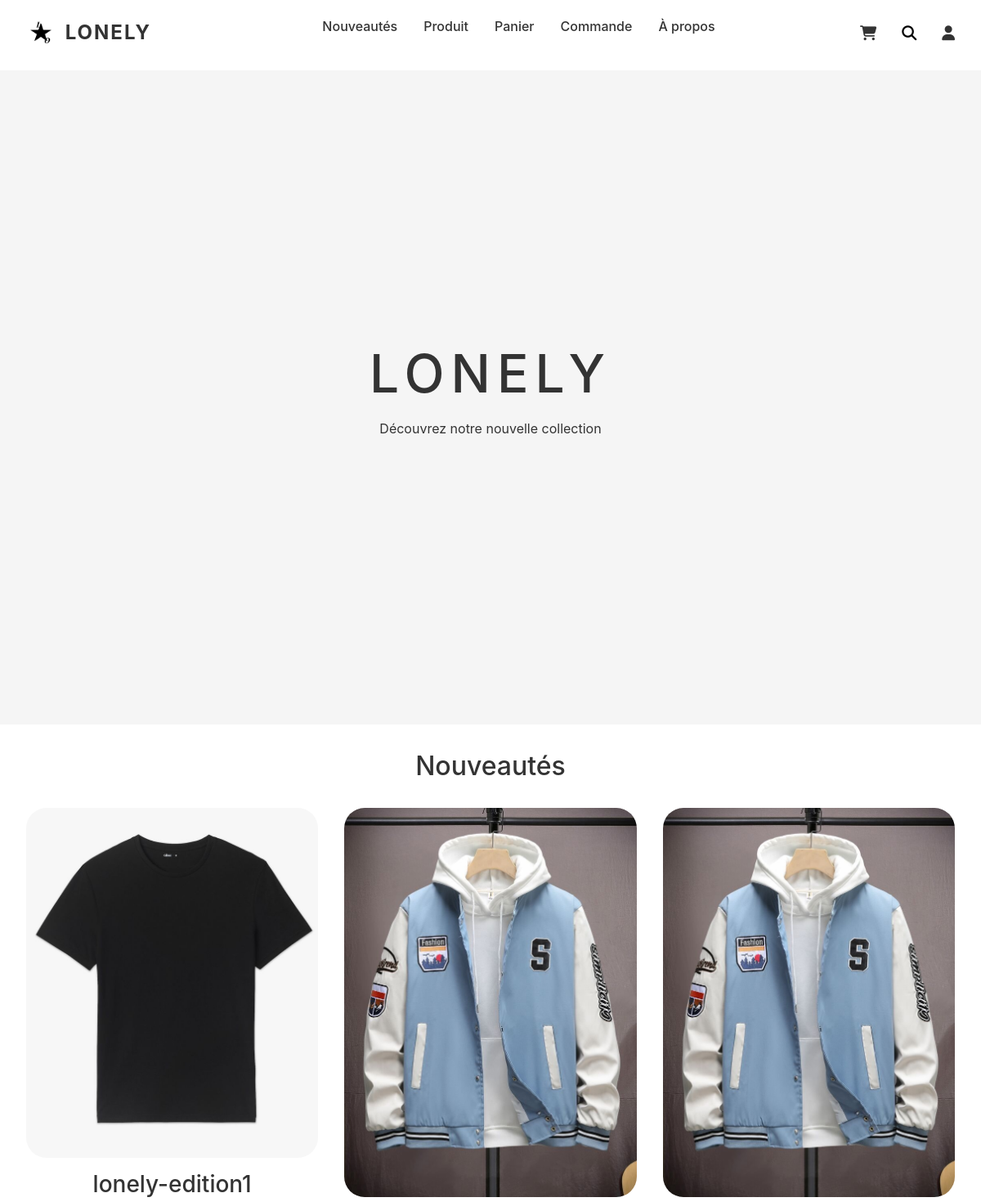
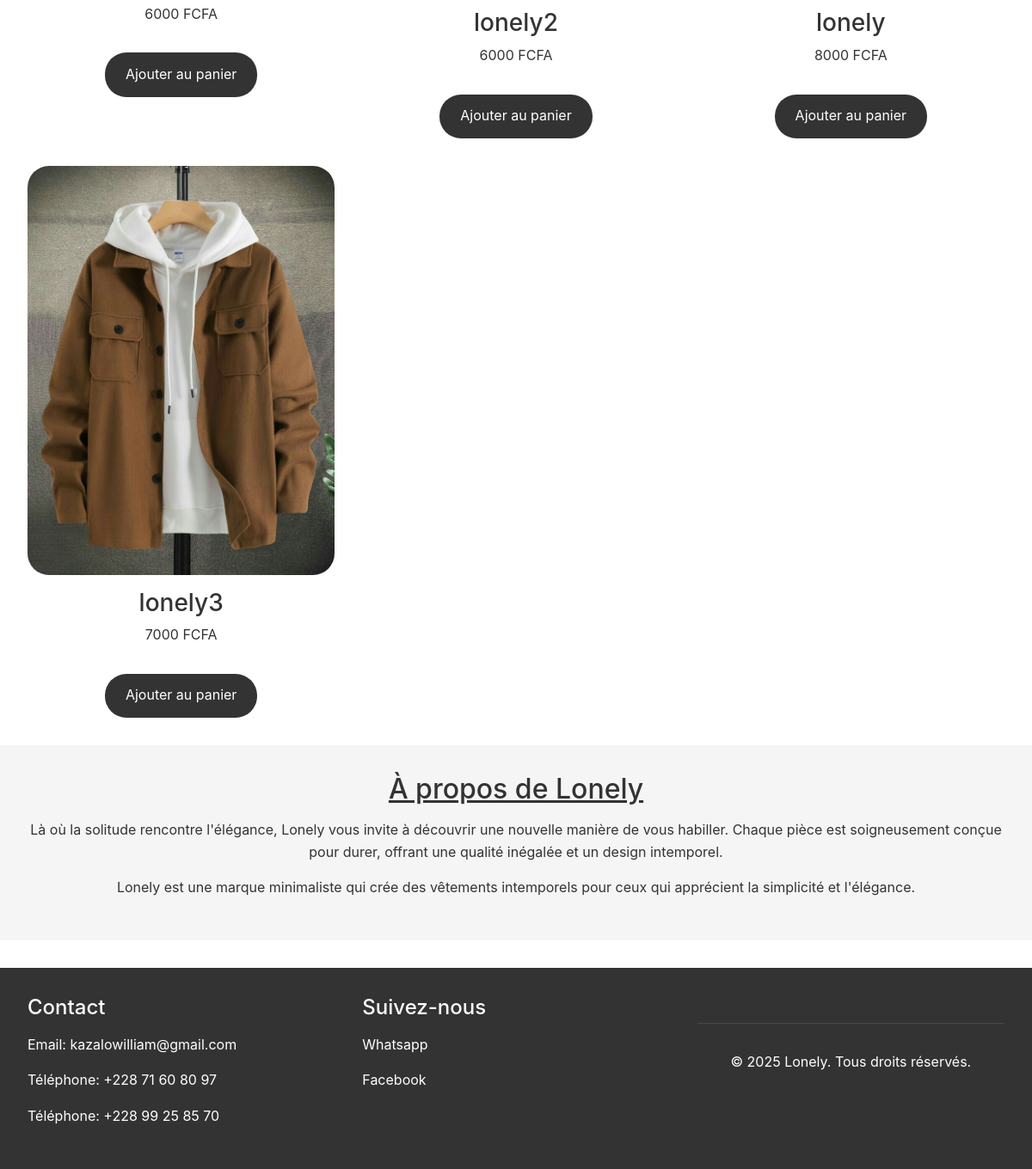
The page / on the database its author committed (2 pictures, top to bottom).
### app/models.py (models this page shows, shortened)
class Product(models.Model):
    category = models.ForeignKey(Category, on_delete=models.CASCADE, related_name='products')
    name = models.CharField(max_length=200)
    description = models.TextField(blank=True, null=True)
    price = models.IntegerField()
    image = models.ImageField(upload_to='products/', blank=True, null=True)
    stock = models.PositiveIntegerField(default=0)
    sizes = models.CharField(max_length=100, default='S,M,L,XL,XXL', blank=True)

### app/views.py (the view)
# urls.py: path('', views.index, name='index'),
def index(request):
    produits = Product.objects.all()  # Récupère tous les produits
    return render(request, 'index.html', {'produits': produits})

### app/templates/index.html (shortened to what this page needs)
{% load static %}
<!DOCTYPE html>
<html lang="fr">
  <head>
    <link rel="stylesheet" href="https://cdnjs.cloudflare.com/ajax/libs/font-awesome/6.7.2/css/all.min.css"
 />
    <link href="https://cdn.jsdelivr.net/npm/bootstrap@5.0.2/dist/css/bootstrap.min.css" rel="stylesheet"
>
    <link rel="stylesheet" href="{% static 'style/style1.css' %}" />
    <link rel="stylesheet" href="{% static 'style/style.css' %}" />
  </head>
  <body>
    <header>
      <nav>
        <div class="logo">
            <img src="{% static 'image/logo.png' %}" alt="Lonely Logo" style="width: 40px; height: 40px; object-fit: contain;">
            LONELY
        </div>
        <ul class="nav-links">
          <li><a href="#nouveautes">Nouveautés</a></li>
          <li><a href="{% url 'produit' %}">Produit</a></li>
          <li><a href="{% url 'panier' %}">Panier</a></li>
          <li><a href="{% url 'commande' %}">Commande</a></li>
          <li><a href="#apropos">À propos</a></li>
        </ul>
        <div class="icons">
                <a href="{% url 'panier' %}">
                    <i class="fa-solid fa-cart-shopping"></i>
                </a>
                <div class="input-wrapper">
                    <button type="button" class="icon">
                        <i class="fa-solid fa-magnifying-glass"></i>
                    </button>
                    <input placeholder="search..." class="input" name="text" type="text">
                </div>
                    {% if user.is_authenticated %}
            <div class="user-profile-button">
                <a href="#" class="user-initial" style="background-color: #4285f4; color: white; width: 35px; height: 35px; border-radius: 50%; display: flex; align-items: center; justify-content: center; text-decoration: none; font-weight: 500; box-shadow: 0 2px 4px rgba(0,0,0,0.2);">
                    {{ user.username|first|upper }}
                </a>
                <div class="user-dropdown" style="display: none; position: absolute; background: white; box-shadow: 0 2px 10px rgba(0,0,0,0.1); border-radius: 8px; margin-top: 5px; padding: 8px 0;">
                    <a href="#profile" style="display: block; padding: 8px 16px; color: #333; text-decoration: none;">Profile</a>
                    <a href="{% url 'logout' %}" style="display: block; padding: 8px 16px; color: #333; text-decoration: none;">Déconnexion</a>
                </div>
            </div>
    {% else %}
            <a href="{% url 'login' %}" class="login-button" style="text-decoration: none;">
                <i class="fa-solid fa-user"></i>
            </a>
    {% endif %}
      </nav>
    </header>
    <main>
      <section class="hero">
        <h1>LONELY</h1>
        <p>Découvrez notre nouvelle collection</p>
      </section>
      <section id="nouveautes" class="products">
        <h2>Nouveautés</h2>
        <div class="product-grid">
          {% for produit in produits %}
          <article class="product-card">
            {% if produit.image %}
              <img src="{{ produit.image.url }}" alt="{{ produit.name }}">
            {% else %}
              <img src="{% static 'images/im1.jpeg' %}" alt="Image par défaut">
            {% endif %}
            <h3>{{ produit.name }}</h3>
            <p>{{ produit.price }} FCFA</p>
            <form method="POST" action="{% url 'ajouter_panier'%}">
              <button type="submit" class="add-to-cart">Ajouter au panier</button>
            </form>
          </article>
          {% empty %}
          <p class="no-products">Aucun produit disponible pour le moment</p>
          {% endfor %}
        </div>
      </section>
      <section id="apropos" class="about">
        <h2>À propos de Lonely</h2>
        <p>Là où la solitude rencontre l'élégance, Lonely vous invite à découvrir une nouvelle manière de vous habiller. Chaque pièce est soigneusement conçue pour durer, offrant une qualité inégalée et un design intemporel.</p>
        <p>Lonely est une marque minimaliste qui crée des vêtements intemporels pour ceux qui apprécient la simplicité et l'élégance.</p>
      </section>
    </main>
    <footer>
      <div class="footer-content">
        <div class="footer-section">
          <h4>Contact</h4>
          <p>Email: kazalowilliam@gmail.com</p>
          <p>Téléphone: +228 71 60 80 97 </p>
          <p>Téléphone: +228 99 25 85 70 </p>
        </div>
        <div class="footer-section">
          <h4>Suivez-nous</h4>
          <p>Whatsapp</p>
          <p>Facebook</p>
        </div>
      <p class="copyright">© 2025 Lonely. Tous droits réservés.</p>
    </footer>
  </body>
</html>

### app/static/style/style1.css (style rules this page uses)
:root { --primary-color: #333; --background-color: #fff; --accent-color: #666; --spacing: 2rem; }
* { margin: 0; padding: 0; box-sizing: border-box; }
body { font-family: 'Inter', sans-serif; line-height: 1.6; color: var(--primary-color); background-color: var(--background-color); }
header { padding: 1rem var(--spacing); position: fixed; width: 100%; background: rgba(255, 255, 255, 0.95); z-index: 1000; top: 0; }
main { padding-top: calc(70px + 1rem); }
nav { display: flex; justify-content: space-between; align-items: center; max-width: 1200px; margin: 0 auto; }
.icons { display: flex; align-items: center; gap: 15px; font-size: large; }
.input-wrapper { display: flex; align-items: center; justify-content: center; gap: 22px; position: relative; }
.input { border-style: none; height: 50px; width: 50px; padding: 10px; outline: none; border-radius: 50%; transition: .5s ease-in-out; font-size: 17px; padding-right: 40px; color: #000000; }
.input::placeholder, .input { font-family: 'Trebuchet MS', 'Lucida Sans Unicode', 'Lucida Grande', 'Lucida Sans', Arial, sans-serif; font-size: 17px; }
.input::placeholder { color: #8f8f8f; }
.icon { display: flex; align-items: center; justify-content: center; position: absolute; font-size: large; right: 0px; cursor: pointer; width: 50px; height: 50px; outline: none; border-style: none; border-radius: 50%; pointer-events: painted; background-color: transparent; transition: .2s linear; }
.logo { font-size: 1.5rem; font-weight: bold; letter-spacing: 2px; }
nav ul.nav-links { display: flex; gap: 2rem; list-style: none; }
nav a { text-decoration: none; color: var(--primary-color); font-weight: 500; }
.hero { height: 100vh; display: flex; flex-direction: column; justify-content: center; align-items: center; text-align: center; background-color: #f5f5f5; }
.hero h1 { font-size: 4rem; margin-bottom: 1rem; letter-spacing: 8px; }
.products { padding: var(--spacing); max-width: 1200px; margin: 0 auto; }
.products h2 { text-align: center; margin-bottom: var(--spacing); }
.product-grid { display: grid; grid-template-columns: repeat(auto-fit, minmax(300px, 1fr)); gap: 2rem; }
.product-card { text-align: center; }
.product-card img { width: 80%; height: 60%; object-fit: cover; margin-bottom: 1rem; border-radius: 25px; }
.product-card h3 { margin-bottom: 0.5rem; }
.product-card button { margin-top: 1rem; padding: 0.8rem 1.5rem; background-color: var(--primary-color); color: white; border: none; cursor: pointer; border-radius: 25px; transition: background-color 0.3s; }
.about { padding: var(--spacing); text-align: center; background-color: #f5f5f5; }
.about h2 { margin-bottom: 1.5rem; text-decoration-line: underline; }
footer { background-color: var(--primary-color); color: white; padding: var(--spacing); }
.footer-content { max-width: 1200px; margin: 0 auto; display: grid; grid-template-columns: repeat(auto-fit, minmax(200px, 1fr)); gap: 2rem; }
.footer-section h4 { margin-bottom: 1rem; }
.copyright { text-align: center; margin-top: 2rem; padding-top: 2rem; border-top: 1px solid rgba(255, 255, 255, 0.1); }

### rows shown on the page
Product: image (picture), name "lonely-edition1", price "6000"
Product: image (picture), name "lonely2", price "6000"
Product: image (picture), name "lonely", price "8000"
Product: image (picture), name "lonely3", price "7000"
